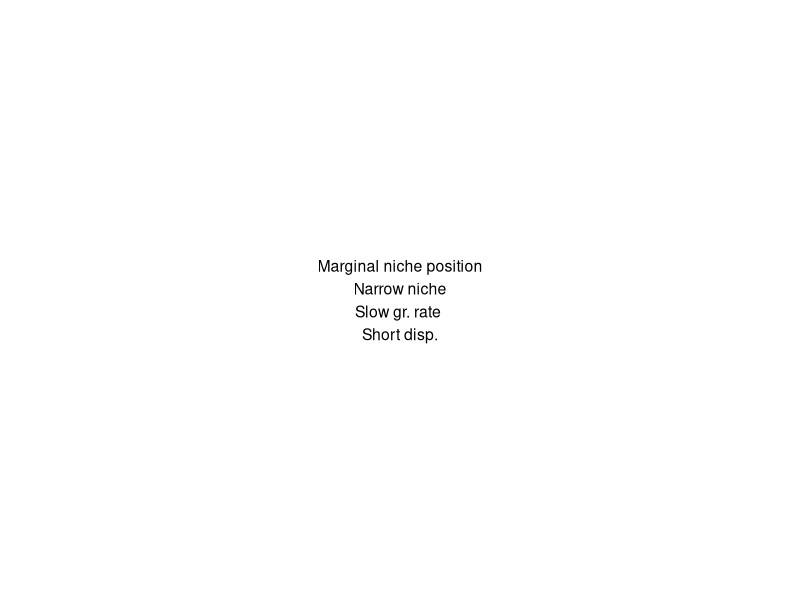
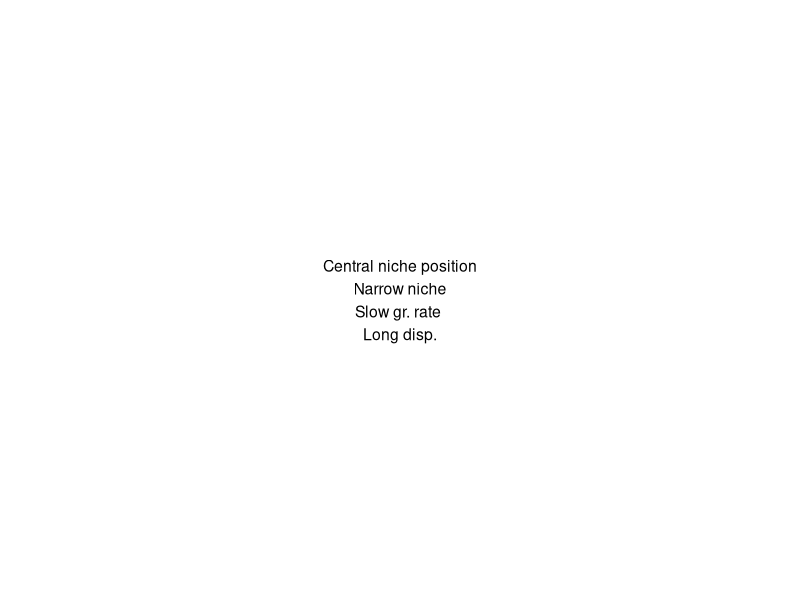
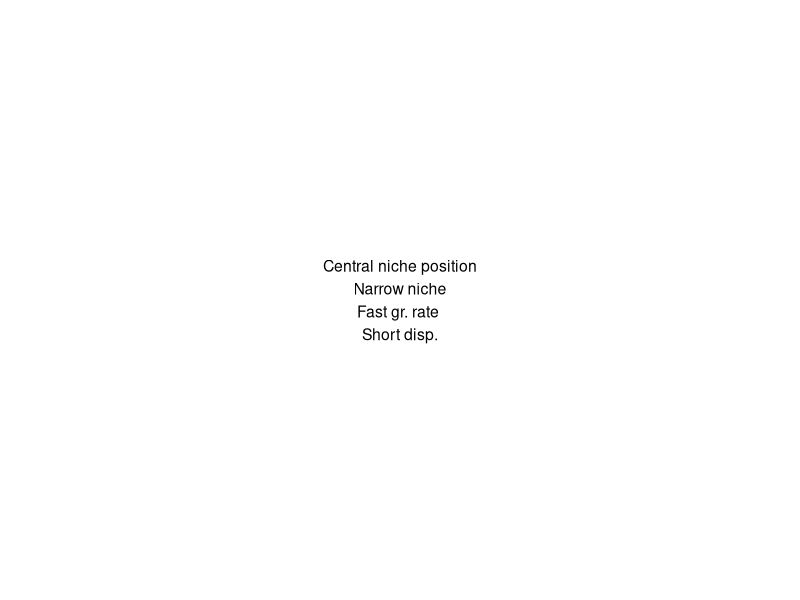
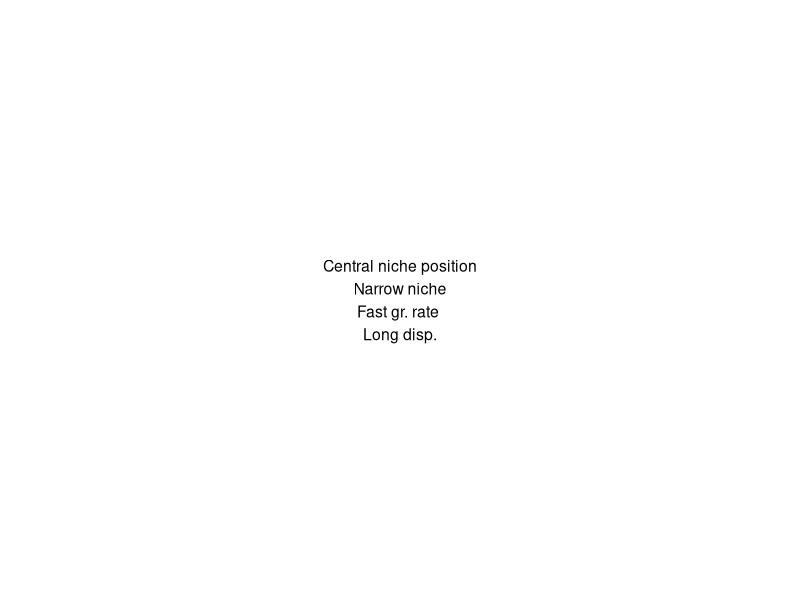
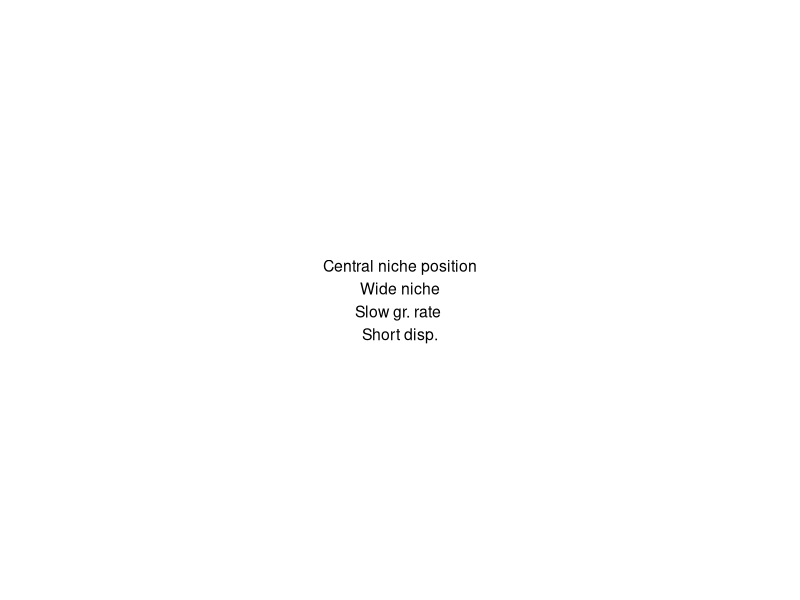
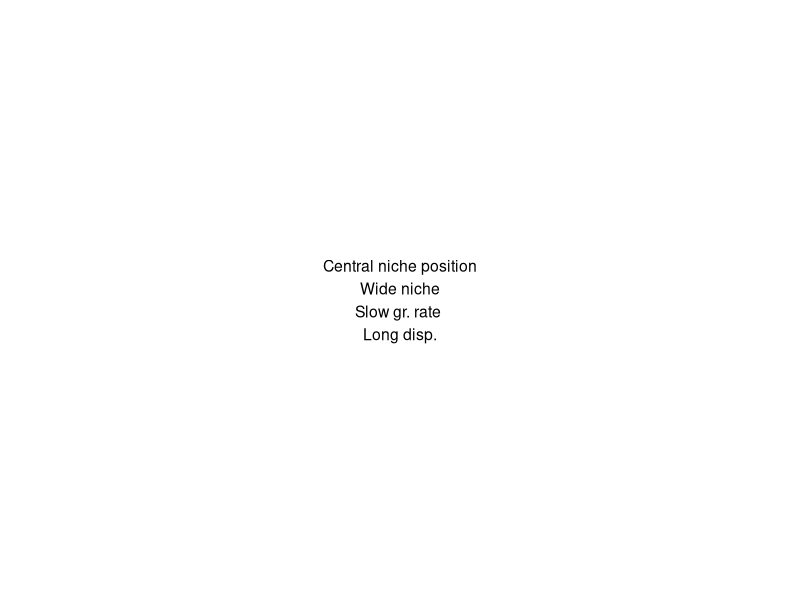
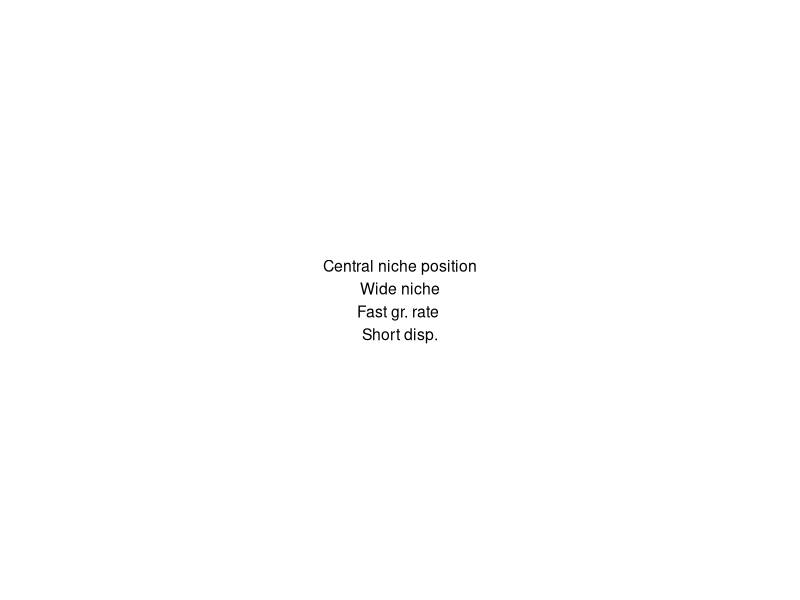
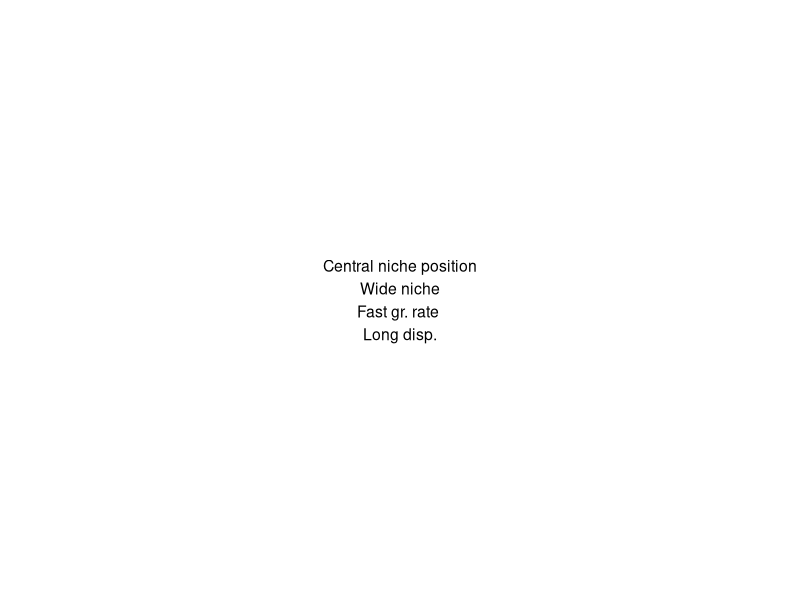

Reproduce these figures in R, in order.
# Red List criteria underestimate climate-related extinction risk of range-shifting species


#-------------------------------------------------------------------------------

# -------------------------------------------------------------------- #
#                         00. Text labels for plots                    #
# -------------------------------------------------------------------- #


#-------------------------------------------------------------------------------
# all text labels required for the figures in the main text and appendix

# Load packages
library(ggplot2)

# empty plot for the upper left corner of the plots
t0 <- ggplot() +
  annotate("text",
           x = 1,
           y = 1,
           size = 4,
           label = "") +
  theme_void()

# text plots for niche widths
t_nn <- ggplot() +
  annotate("text",
           x = 1,
           y = 1,
           size = 8,
           label = "Narrow \nniche") +
  theme_void()

t_wn <- ggplot() +
  annotate("text",
           x = 1,
           y = 1,
           size = 8,
           label = "Wide \nniche") +
  theme_void()

#text plots for niche optima
t_c_small <- ggplot() +
  annotate("text",
           x = 1,
           y = 1,
           size = 6.5,
           label = "Marginal niche position") +
  theme_void()

t_w_small <- ggplot() +
  annotate("text",
           x = 1,
           y = 1,
           size = 6.5,
           label = "Central niche position") +
  theme_void()

t_c_medium <- ggplot() +
  annotate("text",
           x = 1,
           y = 1,
           size = 8,
           label = "Marginal niche position") +
  theme_void()

t_w_medium <- ggplot() +
  annotate("text",
           x = 1,
           y = 1,
           size = 8,
           label = "Central niche position") +
  theme_void()

t_c_large <- ggplot() +
  annotate("text",
           x = 1,
           y = 1,
           size = 10,
           label = "Marginal niche position") +
  theme_void()

t_w_large <- ggplot() +
  annotate("text",
           x = 1,
           y = 1,
           size = 10,
           label = "Central niche position") +
  theme_void()

# text plots for years
t_year0 <- ggplot() +
  annotate("text",
           x = 1,
           y = 1,
           size = 7,
           label = "Year 0") +
  theme_void()

t_year10 <- ggplot() +
  annotate("text",
           x = 1,
           y = 1,
           size = 7,
           label = "Year 10") +
  theme_void()

t_year20 <- ggplot() +
  annotate("text",
           x = 1,
           y = 1,
           size = 7,
           label = "Year 20") +
  theme_void()

t_year30 <- ggplot() +
  annotate("text",
           x = 1,
           y = 1,
           size = 7,
           label = "Year 30") +
  theme_void()

#label for scenarios
l1 <- ggplot() +
  annotate("text",
           x = 1,
           y = 1,
           size = 4,
           label = "Marginal niche position\nNarrow niche\nSlow gr. rate \nShort disp.") +
  theme_void()

l2 <- ggplot() +
  annotate("text",
           x = 1,
           y = 1,
           size = 4,
           label = "Marginal niche position\nNarrow niche\nSlow gr. rate \nLong disp.") +
  theme_void()

l3 <- ggplot() +
  annotate("text",
           x = 1,
           y = 1,
           size = 4,
           label = "Marginal niche position\nNarrow niche\nFast gr. rate \nShort disp.") +
  theme_void()

l4 <- ggplot() +
  annotate("text",
           x = 1,
           y = 1,
           size = 4,
           label = "Marginal niche position\nNarrow niche\nFast gr. rate \nLong disp.") +
  theme_void()

l5 <- ggplot() +
  annotate("text",
           x = 1,
           y = 1,
           size = 4,
           label = "Marginal niche position\nWide niche\nSlow gr. rate \nShort disp.") +
  theme_void()

l6 <- ggplot() +
  annotate("text",
           x = 1,
           y = 1,
           size = 4,
           label = "Marginal niche position\nWide niche\nSlow gr. rate \nLong disp.") +
  theme_void()

l7 <- ggplot() +
  annotate("text",
           x = 1,
           y = 1,
           size = 4,
           label = "Marginal niche position\nWide niche\nFast gr. rate \nShort disp.") +
  theme_void()

l8 <- ggplot() +
  annotate("text",
           x = 1,
           y = 1,
           size = 4,
           label = "Marginal niche position\nWide niche\nFast gr. rate \nLong disp.") +
  theme_void()

l9 <- ggplot() +
  annotate("text",
           x = 1,
           y = 1,
           size = 4,
           label = "Central niche position\nNarrow niche\nSlow gr. rate \nShort disp.") +
  theme_void()

l10 <- ggplot() +
  annotate("text",
           x = 1,
           y = 1,
           size = 4,
           label = "Central niche position\nNarrow niche\nSlow gr. rate \nLong disp.") +
  theme_void()

l11 <- ggplot() +
  annotate("text",
           x = 1,
           y = 1,
           size = 4,
           label = "Central niche position\nNarrow niche\nFast gr. rate \nShort disp.") +
  theme_void()

l12 <- ggplot() +
  annotate("text",
           x = 1,
           y = 1,
           size = 4,
           label = "Central niche position\nNarrow niche\nFast gr. rate \nLong disp.") +
  theme_void()

l13 <- ggplot() +
  annotate("text",
           x = 1,
           y = 1,
           size = 4,
           label = "Central niche position\nWide niche\nSlow gr. rate \nShort disp.") +
  theme_void()

l14 <- ggplot() +
  annotate("text",
           x = 1,
           y = 1,
           size = 4,
           label = "Central niche position\nWide niche\nSlow gr. rate \nLong disp.") +
  theme_void()

l15 <- ggplot() +
  annotate("text",
           x = 1,
           y = 1,
           size = 4,
           label = "Central niche position\nWide niche\nFast gr. rate \nShort disp.") +
  theme_void()

l16 <- ggplot() +
  annotate("text",
           x = 1,
           y = 1,
           size = 4,
           label = "Central niche position\nWide niche\nFast gr. rate \nLong disp.") +
  theme_void()

# dispersal growth rate combinations

t_ss <- ggplot() +
  annotate("text",
           x = 1,
           y = 1,
           size = 6,
           label = "Slow growth \n rate \n short dispersal") +
  theme_void()

t_sl <- ggplot() +
  annotate("text",
           x = 1,
           y = 1,
           size = 6,
           label = "Slow growth \n rate \n long dispersal") +
  theme_void()

t_fs <- ggplot() +
  annotate("text",
           x = 1,
           y = 1,
           size = 6,
           label = "Fast growth \n rate \n short dispersal") +
  theme_void()

t_fl <- ggplot() +
  annotate("text",
           x = 1,
           y = 1,
           size = 6,
           label = "Fast growth \n rate \n long dispersal") +
  theme_void()

# niche combinations

t_cn <- ggplot() +
  annotate("text",
           x = 1,
           y = 1,
           size = 6,
           label = "Marginal niche position & narrow niche") +
  theme_void()

t_cw <- ggplot() +
  annotate("text",
           x = 1,
           y = 1,
           size = 6,
           label = "Marginal niche position & wide niche") +
  theme_void()

t_wna <- ggplot() +
  annotate("text",
           x = 1,
           y = 1,
           size = 6,
           label = "Central niche position & narrow niche") +
  theme_void()

t_ww <- ggplot() +
  annotate("text",
           x = 1,
           y = 1,
           size = 6,
           label = "Central niche position & wide niche") +
  theme_void()

# threatened values
t_VU <- ggplot() +
  annotate("text",
           x = 1,
           y = 1,
           size = 8,
           label = "Vulnerable") +
  theme_void()

t_EN <- ggplot() +
  annotate("text",
           x = 1,
           y = 1,
           size = 8,
           label = "Endangered") +
  theme_void()

t_CR <- ggplot() +
  annotate("text",
           x = 1,
           y = 1,
           size = 8,
           label = "Critically endangered") +
  theme_void()

# text plots for landscapes
t_l1 <- ggplot() +
  annotate("text",
           x = 1,
           y = 1,
           size = 7,
           label = "Landscape 1") +
  theme_void()

t_l2 <- ggplot() +
  annotate("text",
           x = 1,
           y = 1,
           size = 7,
           label = "Landscape 2") +
  theme_void()

t_l3 <- ggplot() +
  annotate("text",
           x = 1,
           y = 1,
           size = 7,
           label = "Landscape 3") +
  theme_void()
